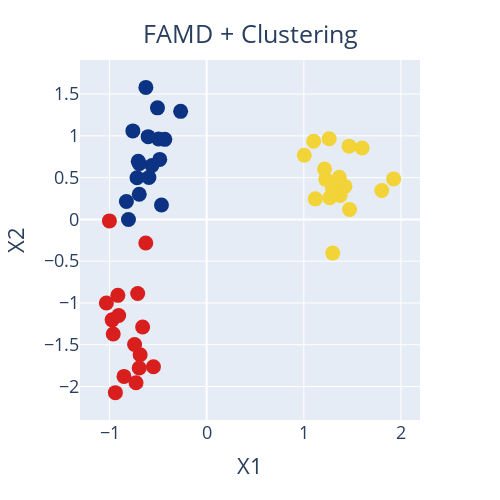

The cell this chart's notebook holds for it:
### Code cell
model = KMeans(n_clusters=3, random_state=random_state).fit(famd.row_coordinates(X))
pred = model.labels_
plot_cluster(X, pred, "FAMD + Clustering")

### Figure 1 — Plotly figure (JSON) as saved in the notebook; plotly's stock layout.template omitted (floating-point values rounded to 4 significant figures)
{"data": [{"hovertemplate": "X1=%{x}<br>X2=%{y}<br>color=%{marker.color}<extra></extra>", "legendgroup": "", "marker": {"color": [0, 2, 1, 2, 1, 2, 0, 1, 0, 2, 2, 1, 2, 1, 2, 0, 0, 1, 0, 2, 1, 0, 1, 0, 2, 0, 1, 2, 0, 1, 0, 0, 0, 2, 2, 1, 2, 2, 1, 1, 0, 1, 0, 1, 1, 0, 2, 0, 2, 1], "coloraxis": "coloraxis", "size": 15, "symbol": "circle"}, "mode": "markers", "name": "", "orientation": "v", "showlegend": false, "type": "scatter", "x": [-0.4952, -0.548, 1.101, -0.6947, 1.261, -0.7103, -0.7171, 1.213, -0.483, -0.9736, -0.8513, 1.118, -0.9141, 1.424, -0.6268, -0.76, -0.6261, 1.374, -0.8051, -0.6851, 1.005, -0.5064, 1.6, -0.4652, -1.033, -0.8264, 1.297, -0.9061, -0.7045, 1.296, -0.6026, -0.6938, -0.2683, -0.7421, -0.94, 1.267, -0.6595, -1.001, 1.226, 1.802, -0.5946, 1.365, -0.563, 1.925, 1.466, -0.6942, -0.7274, -0.4309, -0.9622, 1.471], "xaxis": "x", "y": [0.9631, -1.763, 0.9355, -1.779, 0.9644, -0.8872, 0.498, 0.6024, 0.7183, -1.202, -1.879, 0.2457, -0.9093, 0.395, -0.2827, 1.059, 1.58, 0.2867, -0.001066, -1.621, 0.7682, 1.335, 0.8552, 0.1715, -1.001, 0.2141, -0.4032, -1.15, 0.6961, 0.3686, 0.9905, 0.6676, 1.293, -1.497, -2.073, 0.2587, -1.287, -0.01816, 0.4791, 0.3452, 0.5015, 0.5036, 0.6449, 0.4849, 0.877, 0.3018, -1.955, 0.958, -1.372, 0.1182], "yaxis": "y"}], "layout": {"autosize": false, "coloraxis": {"colorbar": {"title": {"text": "color"}}, "colorscale": [[0, "rgb(12,51,131)"], [0.25, "rgb(10,136,186)"], [0.5, "rgb(242,211,56)"], [0.75, "rgb(242,143,56)"], [1, "rgb(217,30,30)"]], "showscale": false}, "font": {"size": 18}, "height": 500, "legend": {"tracegroupgap": 0}, "margin": {"t": 60}, "title": {"text": "FAMD + Clustering", "x": 0.5, "xanchor": "center", "y": 0.95}, "width": 500, "xaxis": {"anchor": "y", "domain": [0, 1], "title": {"text": "X1"}}, "yaxis": {"anchor": "x", "domain": [0, 1], "title": {"text": "X2"}}}}
